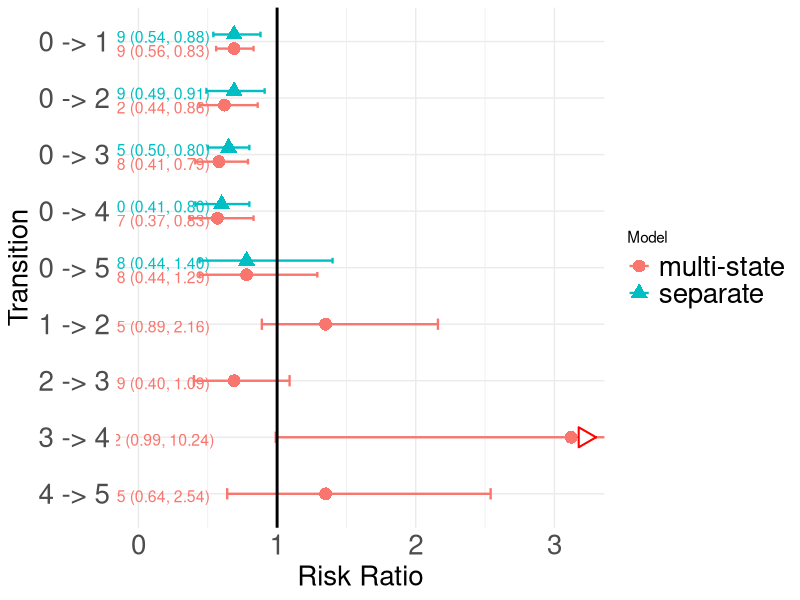

Here is the R script that generated this plot:
# R script for comparative forest plot 
# between separate Bayesian and multi-state models

library(ggplot2)
library(dplyr)
library(grid)

# Estimates from separate Bayesian analyses
separate_estimates <- data.frame(
  Transition = c("0 -> 1", "0 -> 2", "0 -> 3", "0 -> 4", "0 -> 5"),
  Estimate = c(0.69, 0.69, 0.65, 0.60, 0.78),
  LowerCI = c(0.54, 0.49, 0.50, 0.41, 0.44),
  UpperCI = c(0.88, 0.91, 0.80, 0.80, 1.40),
  Model = "separate"
)

# Estimates from multi-state model
bc_estimates <- data.frame(
  Transition = c("0 -> 1", "0 -> 2", "0 -> 3", "0 -> 4", "0 -> 5",
                 "1 -> 2", "2 -> 3", "3 -> 4", "4 -> 5"),
  Estimate = c(0.69, 0.62, 0.58, 0.57, 0.78, 1.35, 0.69, 3.12, 1.35),
  LowerCI = c(0.56, 0.44, 0.41, 0.37, 0.44, 0.89, 0.40, 0.99, 0.64),
  UpperCI = c(0.83, 0.86, 0.79, 0.83, 1.29, 2.16, 1.09, 10.24, 2.54),
  Model = "multi-state"
)

# Combine all estimates for plotting
combined_data <- bind_rows(
  separate_estimates %>% 
    mutate(Transition = factor(Transition, 
                               levels = c("0 -> 1", "0 -> 2", "0 -> 3", 
                                          "0 -> 4", "0 -> 5"))),
  bc_estimates %>% 
    mutate(Transition = factor(Transition, 
                               levels = c("0 -> 1", "0 -> 2", "0 -> 3", 
                                          "0 -> 4", "0 -> 5", "1 -> 2", 
                                          "2 -> 3", "3 -> 4", "4 -> 5")))
)

# Set factor levels for ordered display in the plot
combined_data$Transition <- factor(combined_data$Transition,
                                   levels = rev(c("0 -> 1", "0 -> 2", 
                                                  "0 -> 3", "0 -> 4", 
                                                  "0 -> 5", "1 -> 2", 
                                                  "2 -> 3", "3 -> 4", 
                                                  "4 -> 5")))

# Generate comparative forest plot with reversed order
forest_plot <- ggplot(combined_data, aes(x = Estimate, y = Transition, 
                                         color = Model, shape = Model)) +
  geom_point(size = 4, position = position_dodge(width = 0.5)) +
  geom_errorbarh(aes(xmin = LowerCI, xmax = UpperCI), 
                 height = 0.2, size = 0.8, position = position_dodge(width = 0.5)) +
  theme_minimal() +
  labs(x = "Risk Ratio", y = "Transition") +
  coord_cartesian(xlim = c(0, 3.2)) +
  theme(legend.text = element_text(size = 20),
        axis.title.x = element_text(size = 20),
        axis.title.y = element_text(size = 20),
        axis.text.x = element_text(size = 20),
        axis.text.y = element_text(size = 20)) +
  geom_text(aes(x = 0.1, label = sprintf("%.2f (%.2f, %.2f)",
                                         Estimate, LowerCI, UpperCI)),
            hjust = 0.5, vjust = 0.7, 
            position = position_dodge(width = 0.5), size = 4) +
  scale_shape_manual(values = c(16, 17)) +
  geom_vline(xintercept = 1, color = "black", size = 1) +
  annotation_custom(grob = linesGrob(arrow = arrow(type = "closed", 
                                                   length = unit(0.2, "inches"),
                                                   ends = "last", angle = 30), 
                                     gp = gpar(col = "red", lwd = 2)),
                    xmin = 3.2, xmax = 3.3, ymin = 2, ymax = 2)

print(forest_plot)

